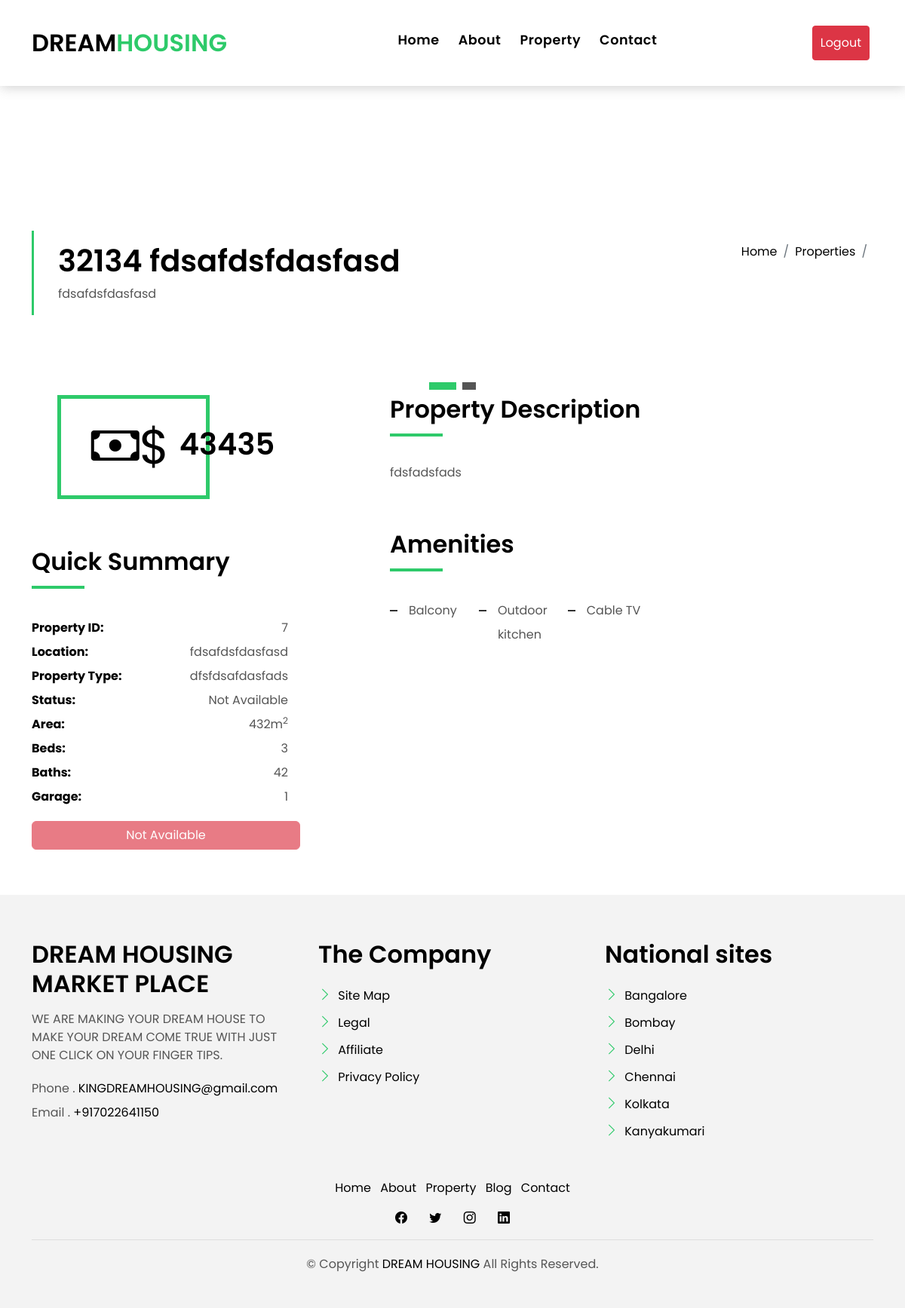
The page /viewproperty/7 (signed in) on the database as committed earlier.
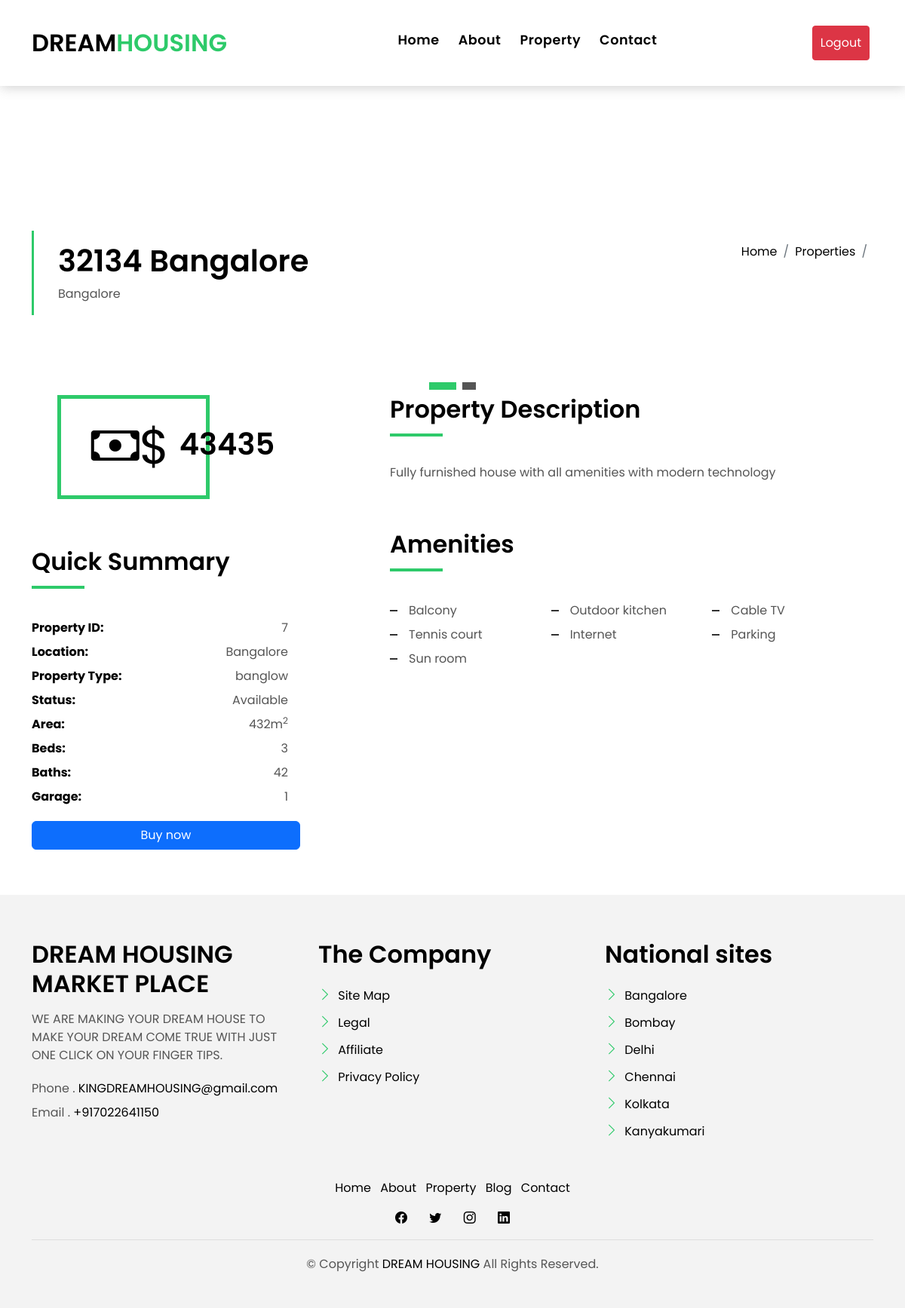
The same page on the database as committed later.
### website/models.py (models this page shows)
class Property(db.Model):
    id = db.Column(db.Integer, primary_key=True)
    property_id = db.Column(db.String(50))
    description = db.Column(db.String(400))
    price =  db.Column(db.String(100))
    location = db.Column(db.String(150))
    property_type = db.Column(db.String(150))
    status = db.Column(db.Boolean, default=False, nullable=False)
    area = db.Column(db.String(150))
    imageUrls = db.Column(db.String(1000))
    beds = db.Column(db.Integer)
    baths = db.Column(db.Integer)
    garage = db.Column(db.Integer)
    balcony = db.Column(db.Boolean, default=False)
    outdoor_kitchen = db.Column(db.Boolean, default=False)
    cable_tv = db.Column(db.Boolean, default=False)
    decks = db.Column(db.Boolean, default=False)
    tennis_court = db.Column(db.Boolean, default=False)
    internet = db.Column(db.Boolean, default=False)
    parking = db.Column(db.Boolean, default=False)
    sun_room = db.Column(db.Boolean, default=False)
    concrete_flooring = db.Column(db.Boolean, default=False)
    date = db.Column(db.DateTime(timezone=True), default=func.now())

### website/views.py (the view)
@views.route('/viewproperty/<property_id>', methods=['GET'])
@login_required
def viewproperty(property_id):
    property = Property.query.get(property_id)
    if property:
        return render_template("property-single.html", user=current_user, property=property)
    else:
        flash("Property not found.", "error")
        return redirect(url_for("views.property"))

### website/templates/property-single.html (shortened to what this page needs)
{% extends "base.html" %} {% block title %}Property Details{% endblock %} {%
block content %}
<main id="main">
  <section class="intro-single">
    <div class="container">
      <div class="row">
        <div class="col-md-12 col-lg-8">
          <div class="title-single-box">
            <h1 class="title-single">
              {{ property.property_id }} {{ property.location }}
            </h1>
            <span class="color-text-a">{{ property.location }}</span>
          </div>
        </div>
        <div class="col-md-12 col-lg-4">
          <nav
            aria-label="breadcrumb"
            class="breadcrumb-box d-flex justify-content-lg-end"
          >
            <ol class="breadcrumb">
              <li class="breadcrumb-item">
                <a href="/">Home</a>
              </li>
              <li class="breadcrumb-item">
                <a href="/property">Properties</a>
              </li>
              <li class="breadcrumb-item active" aria-current="page">
              </li>
            </ol>
          </nav>
        </div>
      </div>
    </div>
  </section>
  <section class="property-single nav-arrow-b">
    <div class="container">
      <div class="row justify-content-center">
        <div class="col-lg-8">
          <div id="property-single-carousel" class="swiper">
            <div class="swiper-wrapper">
              {% set images = property.imageUrls.split(',') %} {% for image in
              images %}
              <div class="carousel-item-b swiper-slide">
              </div>
              {% endfor %}
            </div>
          </div>
          <div
            class="property-single-carousel-pagination carousel-pagination"
          ></div>
        </div>
      </div>
      <div class="row">
        <div class="col-sm-12">
          <div class="row justify-content-between">
            <div class="col-md-5 col-lg-4">
              <div class="property-price d-flex justify-content-center foo">
                <div class="card-header-c d-flex">
                  <div class="card-box-ico">
                    <span class="bi bi-cash">$</span>
                  </div>
                  <div class="card-title-c align-self-center">
                    <h5 class="title-c">{{ property.price }}</h5>
                  </div>
                </div>
              </div>
              <div class="property-summary">
                <div class="row">
                  <div class="col-sm-12">
                    <div class="title-box-d section-t4">
                      <h3 class="title-d">Quick Summary</h3>
                    </div>
                  </div>
                </div>
                <div class="summary-list">
                  <ul class="list">
                    <li class="d-flex justify-content-between">
                      <strong>Property ID:</strong>
                      <span>{{ property.id }}</span>
                    </li>
                    <li class="d-flex justify-content-between">
                      <strong>Location:</strong>
                      <span>{{ property.location }}</span>
                    </li>
                    <li class="d-flex justify-content-between">
                      <strong>Property Type:</strong>
                      <span>{{ property.property_type }}</span>
                    </li>
                    <li class="d-flex justify-content-between">
                      <strong>Status:</strong>
                      <span
                        >{{ "Available" if property.status else "Not Available"
                        }}</span
                      >
                    </li>
                    <li class="d-flex justify-content-between">
                      <strong>Area:</strong>
                      <span>{{ property.area }}m<sup>2</sup></span>
                    </li>
                    <li class="d-flex justify-content-between">
                      <strong>Beds:</strong>
                      <span>{{ property.beds }}</span>
                    </li>
                    <li class="d-flex justify-content-between">
                      <strong>Baths:</strong>
                      <span>{{ property.baths }}</span>
                    </li>
                    <li class="d-flex justify-content-between">
                      <strong>Garage:</strong>
                      <span>{{ property.garage }}</span>
                    </li>
                  </ul>
                </div>
                {% if property.status %}
                <a
                  href="/property-request/{{ property.id }}"
                  class="btn btn-primary btn-block"
                >
                  Buy now
                </a>
                {% else %}
                <button type="button" class="btn btn-danger btn-block" disabled>
                  Not Available
                </button>
                {% endif %}
              </div>
            </div>
            <div class="col-md-7 col-lg-7 section-md-t3">
              <div class="row">
                <div class="col-sm-12">
                  <div class="title-box-d">
                    <h3 class="title-d">Property Description</h3>
                  </div>
                </div>
              </div>
              <div class="property-description">
                <p class="description color-text-a">
                  {{ property.description }}
                </p>
              </div>
              <div class="row section-t3">
                <div class="col-sm-12">
                  <div class="title-box-d">
                    <h3 class="title-d">Amenities</h3>
                  </div>
                </div>
              </div>
              <div class="amenities-list color-text-a">
                <ul class="list-a no-margin">
                  {% if property.balcony %}
                  <li>Balcony</li>
                  {% endif %} {% if property.outdoor_kitchen %}
                  <li>Outdoor kitchen</li>
                  {% endif %} {% if property.cable_tv %}
                  <li>Cable TV</li>
                  {% endif %}  {% if property.tennis_court %}
                  <li>Tennis court</li>
                  {% endif %} {% if property.internet %}
                  <li>Internet</li>
                  {% endif %} {% if property.parking %}
                  <li>Parking</li>
                  {% endif %} {% if property.sun_room %}
                  <li>Sun room</li>
                  {% endif %}
                </ul>
              </div>
            </div>
          </div>
        </div>
      </div>
    </div>
  </section>
</main>
{% endblock %}

### website/templates/base.html (shortened to what this page needs)
<!DOCTYPE html>
<html>
  <head>
    <link
      rel="stylesheet"
      href="https://stackpath.bootstrapcdn.com/bootstrap/4.4.1/css/bootstrap.min.css"
    />
    <link
      rel="stylesheet"
      href="https://stackpath.bootstrapcdn.com/font-awesome/4.7.0/css/font-awesome.min.css"
    />
    <link
      rel="stylesheet"
      href="https://cdnjs.cloudflare.com/ajax/libs/bootstrap-datetimepicker/4.17.47/css/bootstrap-datetimepicker.min.css"
    />
    <link
      href="{{ url_for('static', filename='assets/vendor/animate.css/animate.min.css') }}"
      rel="stylesheet"
    />
    <link
      href="{{ url_for('static', filename='assets/vendor/bootstrap/css/bootstrap.min.css') }}"
      rel="stylesheet"
    />
    <link
      href="{{ url_for('static', filename='assets/vendor/bootstrap-icons/bootstrap-icons.css') }}"
      rel="stylesheet"
    />
    <link
      href="{{ url_for('static', filename='assets/vendor/swiper/swiper-bundle.min.css') }}"
      rel="stylesheet"
    />
    <link
      href="{{ url_for('static', filename='assets/css/style.css') }}"
      rel="stylesheet"
    />
  </head>
  <body>
    <nav class="navbar navbar-default navbar-trans navbar-expand-lg">
      <div class="container">
        <a class="navbar-brand text-brand" href="/"
          >DREAM<span class="color-b">HOUSING</span></a
        >
        {% if user.is_authenticated %}
        <div
          class="navbar-collapse collapse justify-content-center"
          id="navbarDefault"
        >
          <ul class="navbar-nav">
            <li class="nav-item">
              <a class="nav-link" href="/">Home</a>
            </li>
            <li class="nav-item">
              <a class="nav-link" href="/about">About</a>
            </li>
            <li class="nav-item">
              <a class="nav-link" href="/property">Property</a>
            </li>
            <li class="nav-item">
              <a class="nav-link" href="/contact">Contact</a>
            </li>
          </ul>
        </div>
        <a
          href="/logout"
          class="btn btn-danger"
          style="padding: 10px; border-radius: 4px; margin-right: 5px"
        >
          Logout
        </a>
        {% endif %}
      </div>
    </nav>
    <div class="">{% block content %} {% endblock %}</div>
    <section class="section-footer">
      <div class="container">
        <div class="row">
          <div class="col-sm-12 col-md-4">
            <div class="widget-a">
              <div class="w-header-a">
                <h3 class="w-title-a text-brand">DREAM HOUSING MARKET PLACE</h3>
              </div>
              <div class="w-body-a">
                <p class="w-text-a color-text-a">
                  WE ARE MAKING YOUR DREAM HOUSE TO MAKE YOUR DREAM COME TRUE
                  WITH JUST ONE CLICK ON YOUR FINGER TIPS.
                </p>
              </div>
              <div class="w-footer-a">
                <ul class="list-unstyled">
                  <li class="color-a">
                    <span class="color-text-a">Phone .</span>
                    KINGDREAMHOUSING@gmail.com
                  </li>
                  <li class="color-a">
                    <span class="color-text-a">Email .</span> +917022641150
                  </li>
                </ul>
              </div>
            </div>
          </div>
          <div class="col-sm-12 col-md-4 section-md-t3">
            <div class="widget-a">
              <div class="w-header-a">
                <h3 class="w-title-a text-brand">The Company</h3>
              </div>
              <div class="w-body-a">
                <div class="w-body-a">
                  <ul class="list-unstyled">
                    <li class="item-list-a">
                      <i class="bi bi-chevron-right"></i>
                      <a href="#">Site Map</a>
                    </li>
                    <li class="item-list-a">
                      <i class="bi bi-chevron-right"></i> <a href="#">Legal</a>
                    </li>
                    <li class="item-list-a">
                      <i class="bi bi-chevron-right"></i>
                      <a href="#">Affiliate</a>
                    </li>
                    <li class="item-list-a">
                      <i class="bi bi-chevron-right"></i>
                      <a href="#">Privacy Policy</a>
                    </li>
                  </ul>
                </div>
              </div>
            </div>
          </div>
          <div class="col-sm-12 col-md-4 section-md-t3">
            <div class="widget-a">
              <div class="w-header-a">
                <h3 class="w-title-a text-brand">National sites</h3>
              </div>
              <div class="w-body-a">
                <ul class="list-unstyled">
                  <li class="item-list-a">
                    <i class="bi bi-chevron-right"></i>
                    <a href="#">Bangalore</a>
                  </li>
                  <li class="item-list-a">
                    <i class="bi bi-chevron-right"></i> <a href="#">Bombay</a>
                  </li>
                  <li class="item-list-a">
                    <i class="bi bi-chevron-right"></i> <a href="#">Delhi</a>
                  </li>
                  <li class="item-list-a">
                    <i class="bi bi-chevron-right"></i> <a href="#">Chennai</a>
                  </li>
                  <li class="item-list-a">
                    <i class="bi bi-chevron-right"></i> <a href="#">Kolkata</a>
                  </li>
                  <li class="item-list-a">
                    <i class="bi bi-chevron-right"></i>
                    <a href="#">Kanyakumari</a>
                  </li>
                </ul>
              </div>
            </div>
          </div>
        </div>
      </div>
    </section>
    <footer>
      <div class="container">
        <div class="row">
          <div class="col-md-12">
            <nav class="nav-footer">
              <ul class="list-inline">
                <li class="list-inline-item">
                  <a href="#">Home</a>
                </li>
                <li class="list-inline-item">
                  <a href="#">About</a>
                </li>
                <li class="list-inline-item">
                  <a href="#">Property</a>
                </li>
                <li class="list-inline-item">
                  <a href="#">Blog</a>
                </li>
                <li class="list-inline-item">
                  <a href="#">Contact</a>
                </li>
              </ul>
            </nav>
            <div class="socials-a">
              <ul class="list-inline">
                <li class="list-inline-item">
                  <a href="#">
                    <i class="bi bi-facebook" aria-hidden="true"></i>
                  </a>
                </li>
                <li class="list-inline-item">
                  <a href="#">
                    <i class="bi bi-twitter" aria-hidden="true"></i>
                  </a>
                </li>
                <li class="list-inline-item">
                  <a href="#">
                    <i class="bi bi-instagram" aria-hidden="true"></i>
                  </a>
                </li>
                <li class="list-inline-item">
                  <a href="#">
                    <i class="bi bi-linkedin" aria-hidden="true"></i>
                  </a>
                </li>
              </ul>
            </div>
            <div class="copyright-footer">
              <p class="copyright color-text-a">
                &copy; Copyright
                <span class="color-a">DREAM HOUSING </span> All Rights Reserved.
              </p>
            </div>
          </div>
        </div>
      </div>
    </footer>
  </body>
</html>

Rows that differ between the two databases and show on the page:
changed Property id 7: location "fdsafdsfdasfasd" → "Bangalore"; property_type "dfsfdsafdasfads" → "banglow"; status "Not Available" → "Available"; description "fdsfadsfads" → "Fully furnished house with all amenities with modern technology"; tennis_court False → True (drawn); internet False → True (drawn); parking False → True (drawn); sun_room False → True (drawn)
Other text that changed with them:
text no longer shown: "Not Available"
text now shown: "Buy now Tennis court Internet Parking Sun room"
